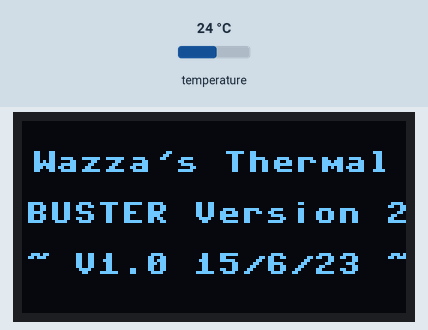
This program was run on a simulated Raspberry Pi Pico running MicroPython. Shown: 128×64 one-colour display. Inputs (shaded band) come from the test bench; at power-on: temperature 24 °C. Library files of the repository ran but are not shown: PiicoDev_TMP117.py; what the program prints to the serial console is not drawn.

Above: at 1.2 s.
1.3 s: temperature set to 12 °C
At 3.1 s:
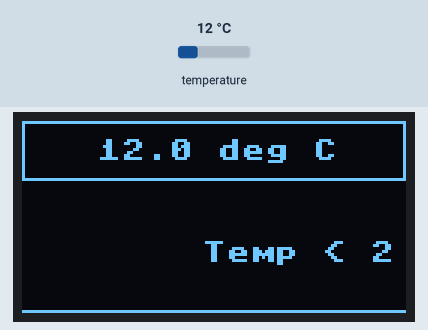
5.9 s: temperature set to 19 °C
At 7.5 s:
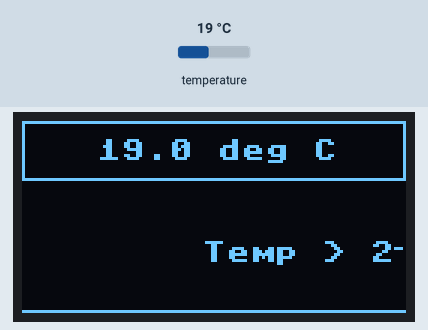
9.4 s: temperature set to 28 °C
At 12.2 s:
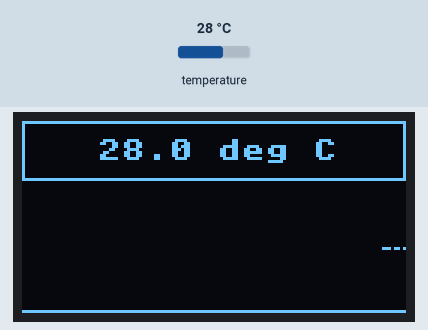
Timing chart, 0 to 13.7 s (numbered marks = the images above; inputs shaded):
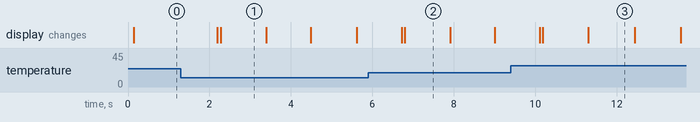

The program:

main.py
```python
from machine import Pin,SPI
from PiicoDev_TMP117 import PiicoDev_TMP117
import framebuf
import time
import utime
import math
from pitches import *

DC = 8
RST = 12
MOSI = 11
SCK = 10
CS = 9
width = 128
height = 64
tempSensor = PiicoDev_TMP117()
i = 0

def truncate(n, decimals=0):
    multiplier = 10 ** decimals
    return int(n * multiplier) / multiplier

class OLED_1inch3(framebuf.FrameBuffer):

    def __init__(self):
        self.width = 128
        self.height = 64

        self.cs = Pin(CS,Pin.OUT)
        self.rst = Pin(RST,Pin.OUT)

        self.cs(1)
        self.spi = SPI(1)
        self.spi = SPI(1,2000_000)
        self.spi = SPI(1,20000_000,polarity=0, phase=0,sck=Pin(SCK),mosi=Pin(MOSI),miso=None)
        self.dc = Pin(DC,Pin.OUT)
        self.dc(1)
        self.buffer = bytearray(self.height * self.width // 8)
        super().__init__(self.buffer, self.width, self.height, framebuf.MONO_HMSB)
        self.init_display()

        self.white =   0xffff
        self.balck =   0x0000

    def write_cmd(self, cmd):
        self.cs(1)
        self.dc(0)
        self.cs(0)
        self.spi.write(bytearray([cmd]))
        self.cs(1)

    def write_data(self, buf):
        self.cs(1)
        self.dc(1)
        self.cs(0)
        self.spi.write(bytearray([buf]))
        self.cs(1)

    def init_display(self):
        """Initialize display"""
        self.rst(1)
        time.sleep(0.001)
        self.rst(0)
        time.sleep(0.01)
        self.rst(1)

        self.write_cmd(0xAE)   #turn off OLED display

        self.write_cmd(0x00)   #set lower column address
        self.write_cmd(0x10)   #set higher column address

        self.write_cmd(0xB0)   #set page address

        self.write_cmd(0xdc)    #et display start line
        self.write_cmd(0x00)
        self.write_cmd(0x81)    #contract control
        self.write_cmd(0x6f)    #128
        self.write_cmd(0x21)    # Set Memory addressing mode (0x20/0x21) #

        self.write_cmd(0xa0)    #set segment remap
        self.write_cmd(0xc0)    #Com scan direction
        self.write_cmd(0xa4)   #Disable Entire Display On (0xA4/0xA5)

        self.write_cmd(0xa6)    #normal / reverse
        self.write_cmd(0xa8)    #multiplex ratio
        self.write_cmd(0x3f)    #duty = 1/64

        self.write_cmd(0xd3)    #set display offset
        self.write_cmd(0x60)

        self.write_cmd(0xd5)    #set osc division
        self.write_cmd(0x41)

        self.write_cmd(0xd9)    #set pre-charge period
        self.write_cmd(0x22)

        self.write_cmd(0xdb)    #set vcomh
        self.write_cmd(0x35)

        self.write_cmd(0xad)    #set charge pump enable
        self.write_cmd(0x8a)    #Set DC-DC enable (a=0:disable; a=1:enable)
        self.write_cmd(0XAF)

    def show(self):
        self.write_cmd(0xb0)
        for page in range(0,64):
            self.column = 63 - page
            self.write_cmd(0x00 + (self.column & 0x0f))
            self.write_cmd(0x10 + (self.column >> 4))
            for num in range(0,16):
                self.write_data(self.buffer[page*16+num])

    class graph2D:
        def __init__(self, originX = 0, originY = height-1, width = width, height = height, minValue=0, maxValue=255, c = 1, bars = False):
            self.minValue = minValue
            self.maxValue = maxValue
            self.originX = originX
            self.originY = originY
            self.width = width
            self.height = height
            self.c = c
            self.m = (1-height)/(maxValue-minValue)
            self.offset = originY-self.m*minValue
            self.bars = bars
            self.data = []

    def updateGraph2D(self, graph, value):
        graph.data.insert(0,value)
        if len(graph.data) > graph.width:
            graph.data.pop()
        x = graph.originX+graph.width-1
        m = graph.c
        for value in graph.data:
            y = round(graph.m*value + graph.offset)
            if graph.bars == True:
                for idx in range(y, graph.originY+1):
                    if x >= graph.originX and x < graph.originX+graph.width and idx <= graph.originY and idx > graph.originY-graph.height:
                        self.pixel(x,idx, m)
            else:
                if x >= graph.originX and x < graph.originX+graph.width and y <= graph.originY and y > graph.originY-graph.height:
                    self.pixel(x,y, m)
            x -= 1

tempC = tempSensor.readTempC() # Celsius
initTemp = tempC
tempC1 = initTemp
OLED = OLED_1inch3()
graph1 = OLED.graph2D(height=44, minValue=18, maxValue=22) # create graph2D objects
xfactor = initTemp -20
buzzer = machine.PWM(machine.Pin(18))
tempUp = 0
tempDn = 0

while (True):
    #OLED = OLED_1inch3()
    OLED.fill(0x0000)
    OLED.text("Wazza's Thermal",3,10,OLED.white)
    OLED.text("BUSTER Version 2",1,27,OLED.white)
    OLED.text("~ V1.0 15/6/23 ~",1,44,OLED.white)
    OLED.show()
    time.sleep(2)

    OLED.fill(0x0000)
    keyA = Pin(15,Pin.IN,Pin.PULL_UP)
    keyB = Pin(17,Pin.IN,Pin.PULL_UP)

    # Plot
    while(1):
        tempC = tempSensor.readTempC() # Celsius
        newtemp = str(truncate(tempC, 2))+" deg C"
        OLED.fill(0)
        OLED.rect(0,0,128,20,OLED.white)
        OLED.text(newtemp, 25, 6, OLED.white)
        print(str(tempC) + " °C")

        # OLED Graph display
        y = tempC - xfactor

        #print(tempC, xfactor, initTemp, y)

        if y > 22:
            OLED.text("Temp > 2", 60, 40, 1)
            initTemp = tempC
            tempC1 = initTemp
            xfactor = initTemp -20

        elif y < 18:
            OLED.text("Temp < 2", 60, 40, 1)
            initTemp = tempC
            tempC1 = initTemp
            xfactor = initTemp -20

        OLED.updateGraph2D(graph1, y)
        OLED.line(0,63,127,63,OLED.white)
        OLED.show()

        if tempC1 > tempC:
            tempUp = 0
            tempDn = tempDn + 1
            #print("Temp Lower")
            if tempDn > 3 and i == 19660: # if temp decreases 5 times in a row sound buzzer
                #print("Sound Buzzer")
                buzzer.freq(C4)
                buzzer.duty_u16(3000)
        elif tempC1 == tempC:
            tempDn = 0
            tempUp = 0
        else:
            tempDn = 0
            tempUp = tempUp + 1
            #print("Temp Higher")
            if tempUp > 3 and i == 19660: # if temp increases 5 times in a row sound buzzer
                #print("Sound Buzzer")
                buzzer.freq(A7)
                buzzer.duty_u16(3000)

        tempC1 = tempC

        if keyA.value() == 0:
                #print("A press - Buzz On")
                i = 19660
                buzzer.freq(A5)
                buzzer.duty_u16(3000)
        if(keyB.value() == 0):
                #print("B press - Buzz Off")
                i = 0
                buzzer.freq(C3)
                buzzer.duty_u16(3000)

        if i > 0:
            OLED.fill_rect(0,20,10,10,OLED.white)
            OLED.show()

        time.sleep(0.5)
        buzzer.duty_u16(0)
        time.sleep(0.5)

    OLED.fill(0xFFFF)
```

pitches.py
```python
B0  = 31
C1  = 33
CS1 = 35
D1  = 37
DS1 = 39
E1  = 41
F1  = 44
FS1 = 46
G1  = 49
GS1 = 52
A1  = 55
AS1 = 58
B1  = 62
C2  = 65
CS2 = 69
D2  = 73
DS2 = 78
E2  = 82
F2  = 87
FS2 = 93
G2  = 98
GS2 = 104
A2  = 110
AS2 = 117
B2  = 123
C3  = 131
CS3 = 139
D3  = 147
DS3 = 156
E3  = 165
F3  = 175
FS3 = 185
G3  = 196
GS3 = 208
A3  = 220
AS3 = 233
B3  = 247
C4  = 262
CS4 = 277
D4  = 294
DS4 = 311
E4  = 330
F4  = 349
FS4 = 370
G4  = 392
GS4 = 415
A4  = 440
AS4 = 466
B4  = 494
C5  = 523
CS5 = 554
D5  = 587
DS5 = 622
E5  = 659
F5  = 698
FS5 = 740
G5  = 784
GS5 = 831
A5  = 880
AS5 = 932
B5  = 988
C6  = 1047
CS6 = 1109
D6  = 1175
DS6 = 1245
E6  = 1319
F6  = 1397
FS6 = 1480
G6  = 1568
GS6 = 1661
A6  = 1760
AS6 = 1865
B6  = 1976
C7  = 2093
CS7 = 2217
D7  = 2349
DS7 = 2489
E7  = 2637
F7  = 2794
FS7 = 2960
G7  = 3136
GS7 = 3322
A7  = 3520
AS7 = 3729
B7  = 3951
C8  = 4186
CS8 = 4435
D8  = 4699
DS8 = 4978
```

Measured:
- after the input at 1.3 s, the display: first changes after 0.89 s (image 1 shows a later state)
- after the input at 5.9 s, the display: first changes after 0.82 s (image 2 shows a later state)
- after the input at 9.4 s, the display: first changes after 0.71 s (image 3 shows a later state)
- what the display in image 1 shows lasts 1.1 s, from 2.3 s to 3.4 s
